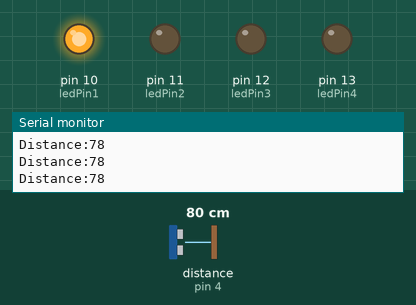
Simulated run of this sketch. Board: Arduino Uno, built with avr-gcc and run on an emulated ATmega328P. On the bench: output pins drawn as LEDs (lit = HIGH), the last lines printed to the serial monitor. Wiring (inferred from the names in the program): ultrasonic range finder: trigger pin 3; echo pin 4. The test bench sets the inputs (shaded band); at power-on: distance to the obstacle (sensor on pin 4) 80 cm. The echo pulse lasts 58.3 µs per cm; pins used as bus, display or sensor lines are not drawn.

Above: at 1.8 s.
1.9 s: distance to the obstacle (sensor on pin 4) set to 34 cm
4.9 s: distance to the obstacle (sensor on pin 4) set to 28 cm
At 5.9 s:
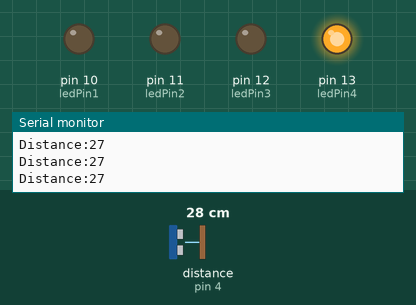
6.4 s: distance to the obstacle (sensor on pin 4) set to 21 cm
At 7.0 s:
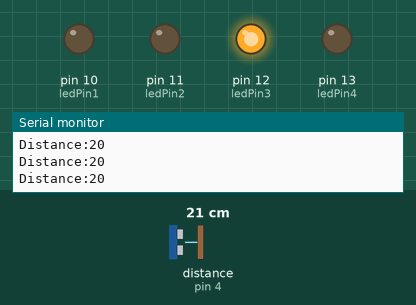
7.9 s: distance to the obstacle (sensor on pin 4) set to 14 cm
At 8.2 s:
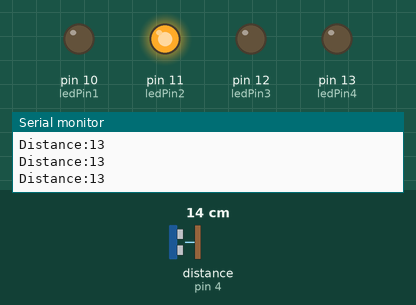
9.4 s: distance to the obstacle (sensor on pin 4) set to 2 cm
At 10.6 s:
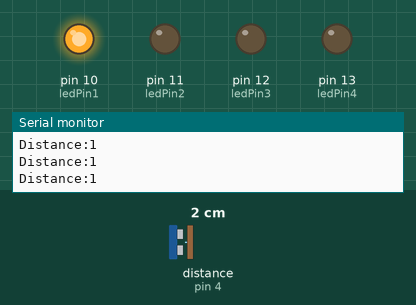
12.4 s: distance to the obstacle (sensor on pin 4) set to 9 cm
At 13.9 s:
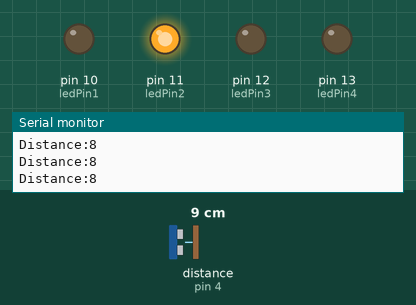
Timing chart, 0 to 15.4 s (numbered marks = the images above; inputs shaded):
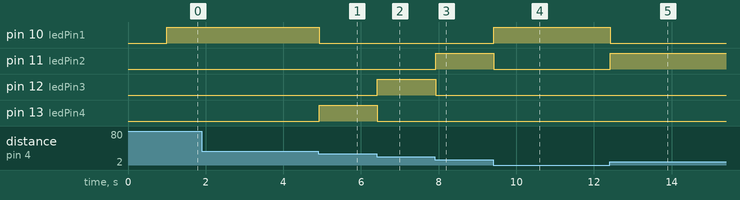

The sketch:

sketch_sep24a.ino
```cpp
/*

Connor Morley

9/27/2018

Project/assignment name:

This is code that allows for the ultrasonic sensor to determine the distance that objects


Credits for code referenced:


Notes:


*/

//int sensorPin = A0;    // select the input pin for the potentiometer
const int ledPin1 = 10;      // the number of the LED pin
const int ledPin2 = 11;
const int ledPin3 = 12;
const int ledPin4 = 13;
const int trigPin = 3;
const int echoPin = 4;
long duration;
int distance;
//int sensorValue = 0;  // variable to store the value coming from the sensor

void setup() {
  // declare the ledPin as an OUTPUT:
  pinMode(ledPin1, OUTPUT);
  pinMode(ledPin2, OUTPUT);
  pinMode(ledPin3, OUTPUT);
  pinMode(ledPin4, OUTPUT);
  pinMode(trigPin, OUTPUT); // Sets the trigPin as an Output
  pinMode(echoPin, INPUT); // Sets the echoPin as an Input
  Serial.begin(9600); // Starts the serial communication
}

void loop() {
  // Reads the echoPin, returns the sound wave travel time in microseconds
duration = pulseIn(echoPin, HIGH);

// Calculating the distance
distance= duration*0.034/2;

 // Prints the distance on the Serial Monitor
 Serial.print("Distance:");
 Serial.println(distance);
 // read the value from the sensor:
 //sensorValue = analogRead(sensorPin);
  //int val = analogRead(0);
  distance = map(distance, 0, 23, 10, 13);
 // turn the ledPin on
  digitalWrite(distance, HIGH);
 // stop the program for <sensorValue> milliseconds:
 // delay(sensorValue);
 // turn the ledPin off:
  //digitalWrite(distance, LOW);
  if (distance == 10){
  digitalWrite(10, HIGH);
  digitalWrite(13, LOW);
  digitalWrite(12, LOW);
  digitalWrite(11, LOW);
}
 if (distance == 11){
  digitalWrite(11, HIGH);
  digitalWrite(13, LOW);
  digitalWrite(12, LOW);
  digitalWrite(10, LOW);
}
if (distance == 12){
  digitalWrite(12, HIGH);
  digitalWrite(13, LOW);
  digitalWrite(11, LOW);
  digitalWrite(10, LOW);
}
if (distance == 13){
  digitalWrite(13, HIGH);
  digitalWrite(12, LOW);
  digitalWrite(11, LOW);
  digitalWrite(10, LOW);
}
 // stop the program for for <sensorValue> milliseconds:
 // delay(sensorValue);
 // Clears the trigPin
digitalWrite(trigPin, LOW);
delayMicroseconds(2);

// Sets the trigPin on HIGH state for 10 micro seconds
digitalWrite(trigPin, HIGH);
delayMicroseconds(10);
digitalWrite(trigPin, LOW);
}
```

Measured:
- the behaviour switches between 32 and 31 cm on distance to the obstacle (sensor on pin 4) (found by bisection; images 0 and 1)
- the behaviour switches between 24 and 23 cm on distance to the obstacle (sensor on pin 4) (found by bisection; images 1 and 2)
- the behaviour switches between 17 and 16 cm on distance to the obstacle (sensor on pin 4) (found by bisection; images 2 and 3)
- after the input at 4.9 s, pin 10 (ledPin1): HIGH → LOW at once; pin 13 (ledPin4): LOW → HIGH at once
- after the input at 6.4 s, pin 12 (ledPin3): LOW → HIGH at once; pin 13 (ledPin4): HIGH → LOW at once
- after the input at 7.9 s, pin 11 (ledPin2): LOW → HIGH at once; pin 12 (ledPin3): HIGH → LOW at once
- after the input at 9.4 s, pin 10 (ledPin1): LOW → HIGH at once; pin 11 (ledPin2): HIGH → LOW at once
- after the input at 12.4 s, pin 10 (ledPin1): HIGH → LOW at once; pin 11 (ledPin2): LOW → HIGH at once
